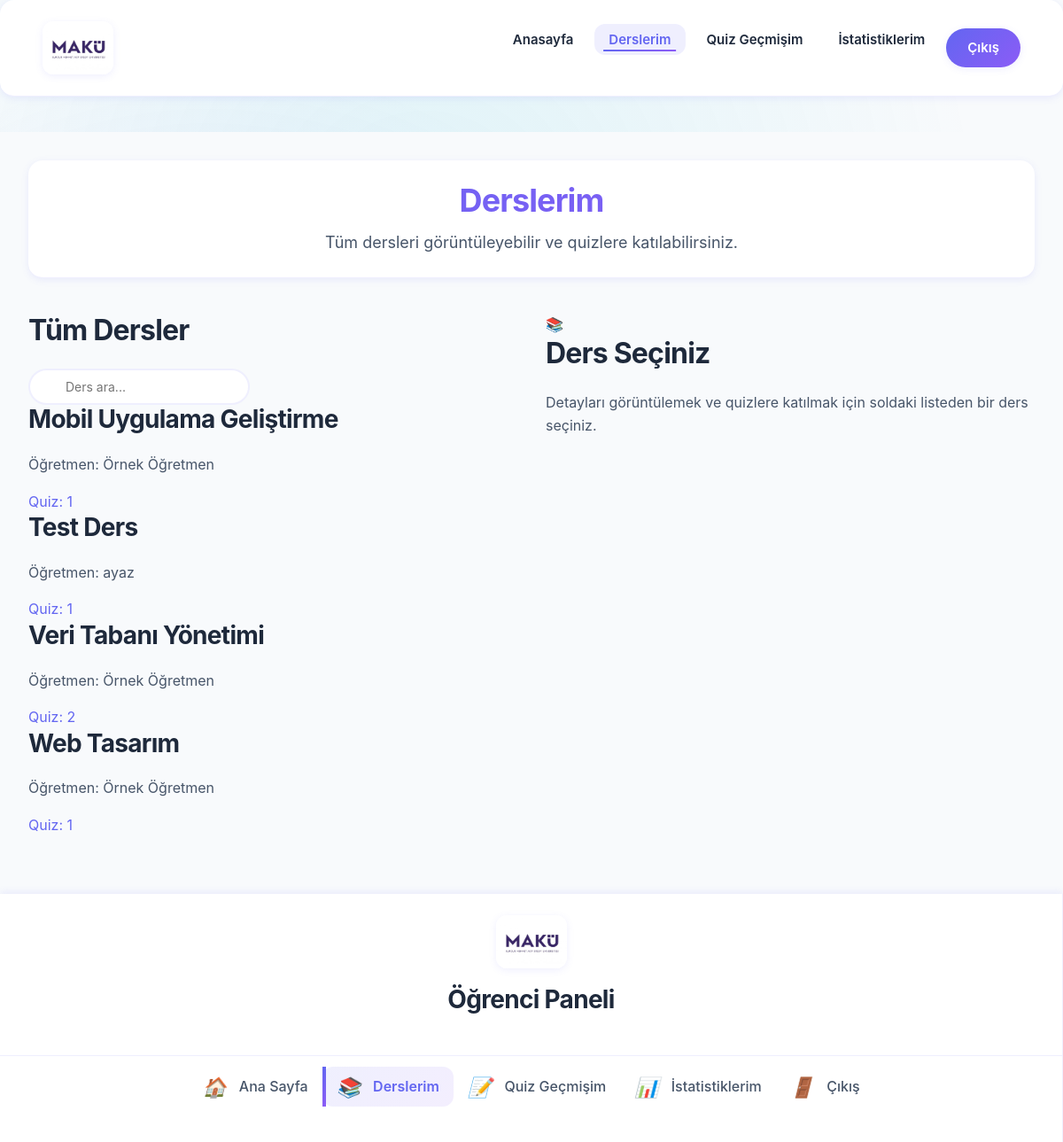
The page /student_courses.php (signed in) on the database its author committed.
### tables this page shows
CREATE TABLE `courses` (
  `id` int(11) NOT NULL,
  `name` varchar(100) NOT NULL,
  `description` text DEFAULT NULL,
  `teacher_id` int(11) DEFAULT NULL,
  `created_at` timestamp NOT NULL DEFAULT current_timestamp(),
  `updated_at` timestamp NOT NULL DEFAULT current_timestamp() ON UPDATE current_timestamp()
);

CREATE TABLE `users` (
  `id` int(11) NOT NULL,
  `name` varchar(100) NOT NULL,
  `email` varchar(100) NOT NULL,
  `password` varchar(255) NOT NULL,
  `salt` varchar(32) DEFAULT NULL,
  `role` enum('student','teacher','admin') NOT NULL,
  `created_at` timestamp NOT NULL DEFAULT current_timestamp(),
  `updated_at` timestamp NOT NULL DEFAULT current_timestamp() ON UPDATE current_timestamp()
);

### config.php (called while the page is built, shortened)
<?php
function e($string) {
    return htmlspecialchars($string, ENT_QUOTES, 'UTF-8');
}
?>

### student_courses.php (the view, shortened to what this page needs)
<?php
include "config.php";
$selected_course = null;
$sql_courses = "SELECT DISTINCT c.id, c.name, c.description, u.name AS teacher_name,
                (SELECT COUNT(*) FROM quizzes WHERE course_id = c.id) AS quiz_count
                FROM courses c
                JOIN quizzes q ON q.course_id = c.id
                LEFT JOIN users u ON c.teacher_id = u.id
                ORDER BY c.name";
$stmt_courses = $pdo->prepare($sql_courses);
$stmt_courses->execute();
$courses = $stmt_courses->fetchAll();
?>
<!DOCTYPE html>
<html lang="tr">
<head>
    <link rel="stylesheet" href="css/main.css">
</head>
<body class="dashboard-body">
    <header id="header" class="header dashboard-header">
        <div class="container">
            <img src="img/school-logo.jpg" alt="MAKÜ Logo" class="header-logo">
            <nav id="navmenu" class="navmenu">
                <ul>
                    <li><a href="student_dashboard.php">Anasayfa</a></li>
                    <li><a href="student_courses.php" class="active">Derslerim</a></li>
                    <li><a href="student_quiz_history.php">Quiz Geçmişim</a></li>
                    <li><a href="student_quiz_stats.php">İstatistiklerim</a></li>
                    <li><a href="islem/logout.php" class="btn-action">Çıkış</a></li>
                </ul>
            </nav>
        </div>
    </header>
    <div class="dashboard-container">
        <div class="sidebar">
            <div class="sidebar-header">
                <img src="img/school-logo.jpg" alt="MAKÜ Logo" class="sidebar-logo">
                <h3>Öğrenci Paneli</h3>
            </div>
            <ul class="sidebar-menu">
                <li><a href="student_dashboard.php"><i class="icon">🏠</i> Ana Sayfa</a></li>
                <li><a href="student_courses.php" class="active"><i class="icon">📚</i> Derslerim</a></li>
                <li><a href="student_quiz_history.php"><i class="icon">📝</i> Quiz Geçmişim</a></li>
                <li><a href="student_quiz_stats.php"><i class="icon">📊</i> İstatistiklerim</a></li>
                <li><a href="islem/logout.php"><i class="icon">🚪</i> Çıkış</a></li>
            </ul>
        </div>
        <main class="dashboard-content">
            <div class="dashboard-header">
                <h1>Derslerim</h1>
                <p>Tüm dersleri görüntüleyebilir ve quizlere katılabilirsiniz.</p>
            </div>
            <div class="dashboard-row">
                <div class="courses-sidebar">
                    <h2>Tüm Dersler</h2>
                    <input type="text" class="search-input" placeholder="Ders ara..." id="courseSearch">
                    <div class="course-list-sidebar">
                        <?php if (count($courses) > 0): ?>
                            <?php foreach ($courses as $course): ?>
                                <a href="student_courses.php?course_id=<?php echo $course['id']; ?>" class="course-list-item <?php echo (isset($_GET['course_id']) && $_GET['course_id'] == $course['id']) ? 'active' : ''; ?>">
                                    <h3><?php echo e($course['name']); ?></h3>
                                    <p class="course-teacher">Öğretmen: <?php echo e($course['teacher_name'] ?: 'Atanmamış'); ?></p>
                                    <span class="quiz-count">Quiz: <?php echo $course['quiz_count']; ?></span>
                                </a>
                            <?php endforeach; ?>
                        <?php else: ?>
                            <p class="no-courses">Aktif ders bulunmamaktadır.</p>
                        <?php endif; ?>
                    </div>
                </div>
                <div class="course-content">
                    <?php if ($selected_course): ?>
                        <div class="course-details">
                            <h2><?php echo e($selected_course['name']); ?></h2>
                            <p class="course-instructor">Öğretmen: <?php echo e($selected_course['teacher_name'] ?: 'Atanmamış'); ?></p>
                            <div class="course-description">
                                <h3>Ders Açıklaması</h3>
                                <p><?php echo e($selected_course['description'] ?: 'Bu ders için açıklama bulunmamaktadır.'); ?></p>
                            </div>
                            <div class="course-progress">
                                <h3>Ders İlerleme Durumu</h3>
                                <div class="progress-stats">
                                    <div class="progress-stat">
                                        <span class="stat-label">Toplam Quiz Sayısı:</span>
                                        <span class="stat-value"><?php echo count($quizzes); ?></span>
                                    </div>
                                    <div class="progress-stat">
                                        <span class="stat-label">Tamamlanan Quiz:</span>
                                        <span class="stat-value"><?php echo $total_attempts; ?></span>
                                    </div>
                                    <div class="progress-stat">
                                        <span class="stat-label">Doğru Cevaplar:</span>
                                        <span class="stat-value"><?php echo $correct_answers; ?></span>
                                    </div>
                                    <div class="progress-stat">
                                        <span class="stat-label">Başarı Oranı:</span>
                                        <span class="stat-value"><?php echo $success_rate; ?>%</span>
                                    </div>
                                </div>
                                <div class="progress-bar-container">
                                    <div class="progress-label">Genel İlerleme</div>
                                    <div class="progress">
                                        <?php
                                        $progress_percentage = 0;
                                        if (count($quizzes) > 0) {
                                            $completed_count = 0;
                                            foreach ($quizzes as $quiz) {
                                                if ($quiz['attempted'] > 0) {
                                                    $completed_count++;
                                                }
                                            }
                                            $progress_percentage = round(($completed_count / count($quizzes)) * 100);
                                        }
                                        ?>
                                        <div class="progress-bar" style="width: <?php echo $progress_percentage; ?>%;">
                                            <span class="progress-text"><?php echo $progress_percentage; ?>%</span>
                                        </div>
                                    </div>
                                </div>
                                <div class="progress-bar-container">
                                    <div class="progress-label">Başarı Oranı</div>
                                    <div class="progress">
                                        <div class="progress-bar success-bar" style="width: <?php echo $success_rate; ?>%;">
                                            <span class="progress-text"><?php echo $success_rate; ?>%</span>
                                        </div>
                                    </div>
                                </div>
                            </div>
                            <div class="course-quizzes">
                                <h3>Quizler</h3>
                                <?php if (count($quizzes) > 0): ?>
                                    <div class="quiz-list">
                                        <?php foreach ($quizzes as $index => $quiz): ?>
                                            <div class="quiz-item <?php echo $quiz['attempted'] > 0 ? 'completed' : ''; ?>">
                                                <div class="quiz-number"><?php echo $index + 1; ?></div>
                                                <div class="quiz-details">
                                                    <h4><?php echo e(substr($quiz['question'], 0, 80) . (strlen($quiz['question']) > 80 ? '...' : '')); ?></h4>
                                                    <div class="quiz-status">
                                                        <?php if ($quiz['attempted'] > 0): ?>
                                                            <span class="status completed">Tamamlandı</span>
                                                        <?php else: ?>
                                                            <span class="status pending">Bekliyor</span>
                                                        <?php endif; ?>
                                                    </div>
                                                </div>
                                                <div class="quiz-actions">
                                                    <a href="take_quiz.php?id=<?php echo $quiz['id']; ?>" class="btn-action">
                                                        <?php echo $quiz['attempted'] > 0 ? 'Tekrar Çöz' : 'Quizi Çöz'; ?>
                                                    </a>
                                                </div>
                                            </div>
                                        <?php endforeach; ?>
                                    </div>
                                <?php else: ?>
                                    <p class="no-quizzes">Bu ders için quiz bulunmamaktadır.</p>
                                <?php endif; ?>
                            </div>
                        </div>
                    <?php else: ?>
                        <div class="course-welcome">
                            <div class="welcome-icon">📚</div>
                            <h2>Ders Seçiniz</h2>
                            <p>Detayları görüntülemek ve quizlere katılmak için soldaki listeden bir ders seçiniz.</p>
                        </div>
                    <?php endif; ?>
                </div>
            </div>
        </main>
    </div>
</body>
</html>

### rows shown on the page
courses: name "Mobil Uygulama Geliştirme", teacher.name "Örnek Öğretmen", quiz_count "1"
courses: name "Test Ders", teacher.name "ayaz", quiz_count "1"
courses: name "Veri Tabanı Yönetimi", teacher.name "Örnek Öğretmen", quiz_count "2"
courses: name "Web Tasarım", teacher.name "Örnek Öğretmen", quiz_count "1"
